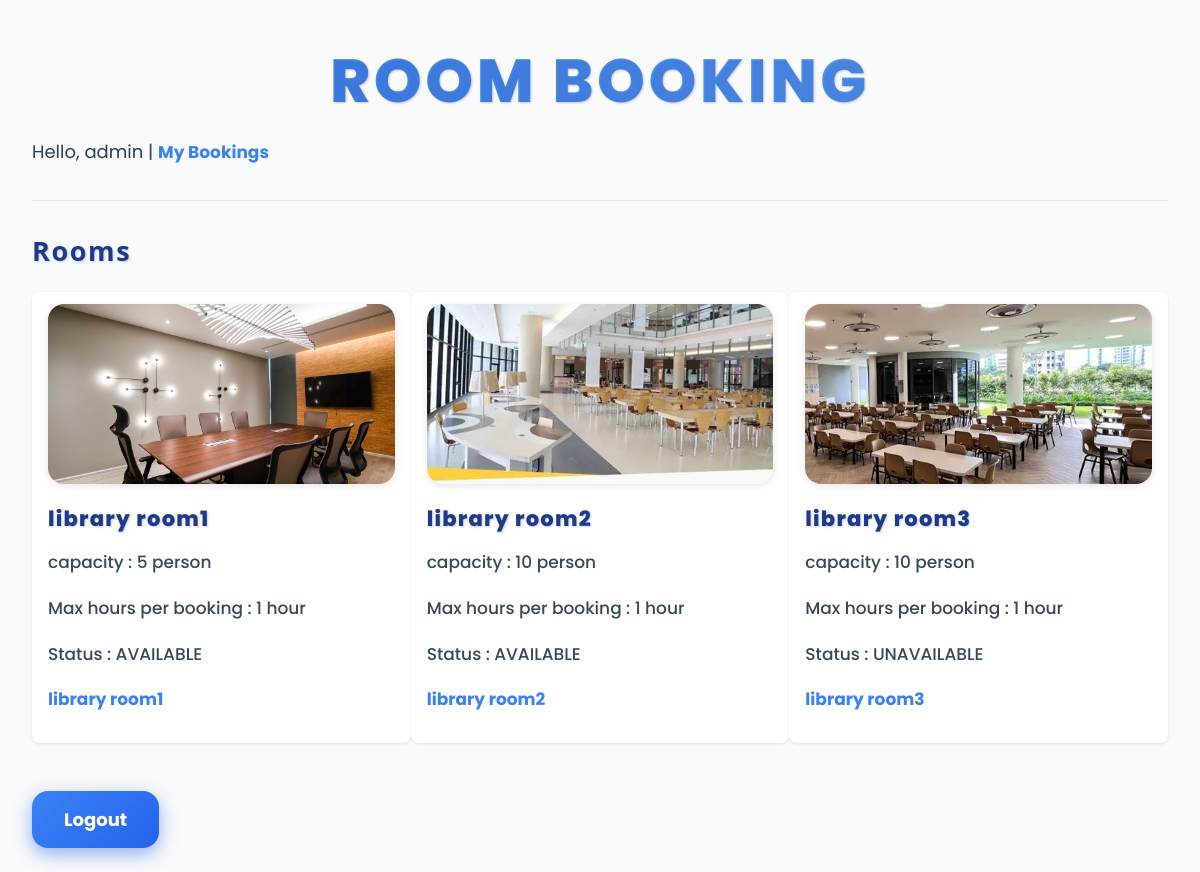
The app's page / (signed in) with its own data.
### booking/models.py (models this page shows, shortened)
class Room(models.Model):
    name = models.CharField(max_length=100)
    capacity = models.IntegerField(default=0)
    max_hours = models.IntegerField(default=1)
    status = models.CharField(max_length=20, default="AVAILABLE")
    image = models.ImageField(upload_to="rooms/", null=True, blank=True)

### booking/views.py (the view)
# urls.py: path("", views.index, name="index"),
def index(request):
    rooms = Room.objects.all()
    return render(request, "booking/index.html", {"rooms": rooms})

### booking/templates/booking/index.html (shortened to what this page needs)
{% load static %}
<!DOCTYPE html>
<html lang="en">
<head>
  <link rel="stylesheet" href="{% static 'booking/css/style.css' %}">
</head>
<body>
  <h1 class="main-title">Room Booking</h1>
  <nav>
    {% if user.is_authenticated %}
      Hello, {{ user.username }} |
      <a href="{% url 'mine' %}">My Bookings</a>
    {% else %}
      <a href="{% url 'login' %}">Login</a> |
      <a href="{% url 'signup' %}">Sign up</a>
    {% endif %}
  </nav>
<hr>
  <h2>Rooms</h2>
  <table border="0" width="100%" cellpadding="20">
    <tr align="center" valign="top">
      {% for room in rooms %}
        <td width="33%">
          {% if room.image %}
            <img src="{{ room.image.url }}" alt="{{ room.name }}" width="300" height="200">
          {% else %}
            <div style="width:300px;height:200px;background:#f2f2f2;display:flex;align-items:center;justify-content:center;">
              ไม่มีรูป
            </div>
          {% endif %}
          <h3>{{ room.name }}</h3>
          <p>capacity : {{ room.capacity }} person</p>
          <p>Max hours per booking : {{ room.max_hours }} hour</p>
          <p>Status : {{ room.status }} </p>
          <p><a href="{% url 'room_detail' room.id %}">{{ room.name }}</a></p>
        </td>
        {% if forloop.counter|divisibleby:3 %}
          </tr><tr align="center" valign="top">
        {% endif %}
      {% empty %}
        <td>No rooms available.</td>
      {% endfor %}
    </tr>
  </table>
  <form method="post" action="{% url 'logout' %}" style="display:inline;">
        {% csrf_token %}<button>Logout</button>
      </form>
</body>
</html>

### booking/static/booking/css/style.css (style rules this page uses)
body { font-family: 'Poppins', system-ui, Segoe UI, Roboto, Arial, sans-serif; background-color: #f9fafb; color: #1f2937; margin: 1rem; line-height: 1.6; }
h1, h2, h3 { font-weight: 700; color: #111827; margin-bottom: 0.75rem; }
a { color: #3b82f6; text-decoration: none; transition: color 0.2s ease-in-out; }
button { background-color: #3b82f6; color: white; font-weight: 600; padding: 0.5rem 1.2rem; border: none; border-radius: 0.5rem; cursor: pointer; transition: background-color 0.2s ease-in-out; font-size: 1rem; user-select: none; font-family: 'Poppins', system-ui, sans-serif; }
table { border-collapse: separate; border-spacing: 0 0.5rem; width: 100%; max-width: 100%; margin-top: 1rem; margin-bottom: 2rem; }
th, td { padding: 0.75rem 1rem; text-align: left; background-color: white; border-radius: 0.5rem; box-shadow: 0 1px 3px rgb(0 0 0 / 0.1); font-family: 'Poppins', system-ui, sans-serif; }
img { width: 100%; height: 180px; object-fit: cover; border-radius: 1rem; display: block; margin-bottom: 1rem; box-shadow: 0 2px 8px rgba(0, 0, 0, 0.1); transition: transform 0.3s ease; }
nav { margin-bottom: 1.5rem; font-family: 'Poppins', system-ui, sans-serif; }
p { margin-top: 0; margin-bottom: 1rem; font-family: 'Poppins', system-ui, sans-serif; }
hr { border: none; border-top: 1px solid #e5e7eb; margin: 2rem 0; }
button { background: linear-gradient(135deg, #3b82f6 0%, #2563eb 100%); color: white; border: none; padding: 0.9rem 1.5rem; font-size: 1.15rem; font-weight: 600; border-radius: 8px; cursor: pointer; box-shadow: 0 6px 15px rgba(37, 99, 235, 0.4); transition: background 0.3s ease, box-shadow 0.3s ease, transform 0.15s ease; font-family: 'Poppins', system-ui, sans-serif; user-select: none; }
a { color: #3b82f6; text-decoration: none; font-weight: 600; position: relative; transition: color 0.3s ease, transform 0.15s ease; cursor: pointer; }
a::after { content: ''; position: absolute; width: 100%; height: 2px; bottom: -3px; left: 0; background-color: #3b82f6; transform: scaleX(0); transform-origin: right; transition: transform 0.3s ease; }
h1.main-title { font-family: 'Poppins', 'Inter', system-ui, sans-serif; font-weight: 800; font-size: 3.8rem; text-align: center; text-transform: uppercase; user-select: none; background: linear-gradient(90deg, #3b82f6, #60a5fa, #2563eb, #3b82f6); background-size: 300% 300%; -webkit-background-clip: text; -webkit-text-fill-color: transparent; animation: gradientShift 6s ease infinite; position: relative; overflow: hidden; }
body { font-family: 'Yoppin', system-ui, Segoe UI, Roboto, Arial, sans-serif; background-color: #f9fafb; color: #2c3e50; margin: 1.5rem 2rem; line-height: 1.75; font-size: 18px; }
h1, h2, h3 { font-weight: 800; color: #1e3a8a; margin-bottom: 1rem; letter-spacing: 0.06em; line-height: 1.3; text-shadow: 1px 1px 2px rgba(30, 58, 138, 0.25); }
p, li, label, a, span { font-weight: 500; font-size: 17px; color: #34495e; }
a { color: #3b82f6; font-weight: 700; text-decoration: none; transition: color 0.3s ease; }
button { font-size: 18px; font-weight: 700; padding: 0.95rem 2rem; border-radius: 16px; background-color: #2563eb; color: white; box-shadow: 0 6px 18px rgba(37, 99, 235, 0.5); transition: background-color 0.3s ease, box-shadow 0.3s ease, transform 0.15s ease; cursor: pointer; user-select: none; border: none; }
th, td { padding: 0.75rem 1rem; text-align: left; background-color: white; border-radius: 0.5rem; box-shadow: 0 1px 3px rgb(0 0 0 / 0.1); }
nav { margin-bottom: 1.5rem; }
p { margin-top: 0; margin-bottom: 1rem; }

### booking/templates/booking/index.html (style rules this page uses)
body { font-family:system-ui,Segoe UI,Roboto,Arial }

### records on screen
Room: image (picture), name "library room1", capacity "5", max_hours "1", status "AVAILABLE"
Room: image (picture), name "library room2", capacity "10", max_hours "1", status "AVAILABLE"
Room: image (picture), name "library room3", capacity "10", max_hours "1", status "UNAVAILABLE"

### other values on screen
{{ user.username }} "admin"
